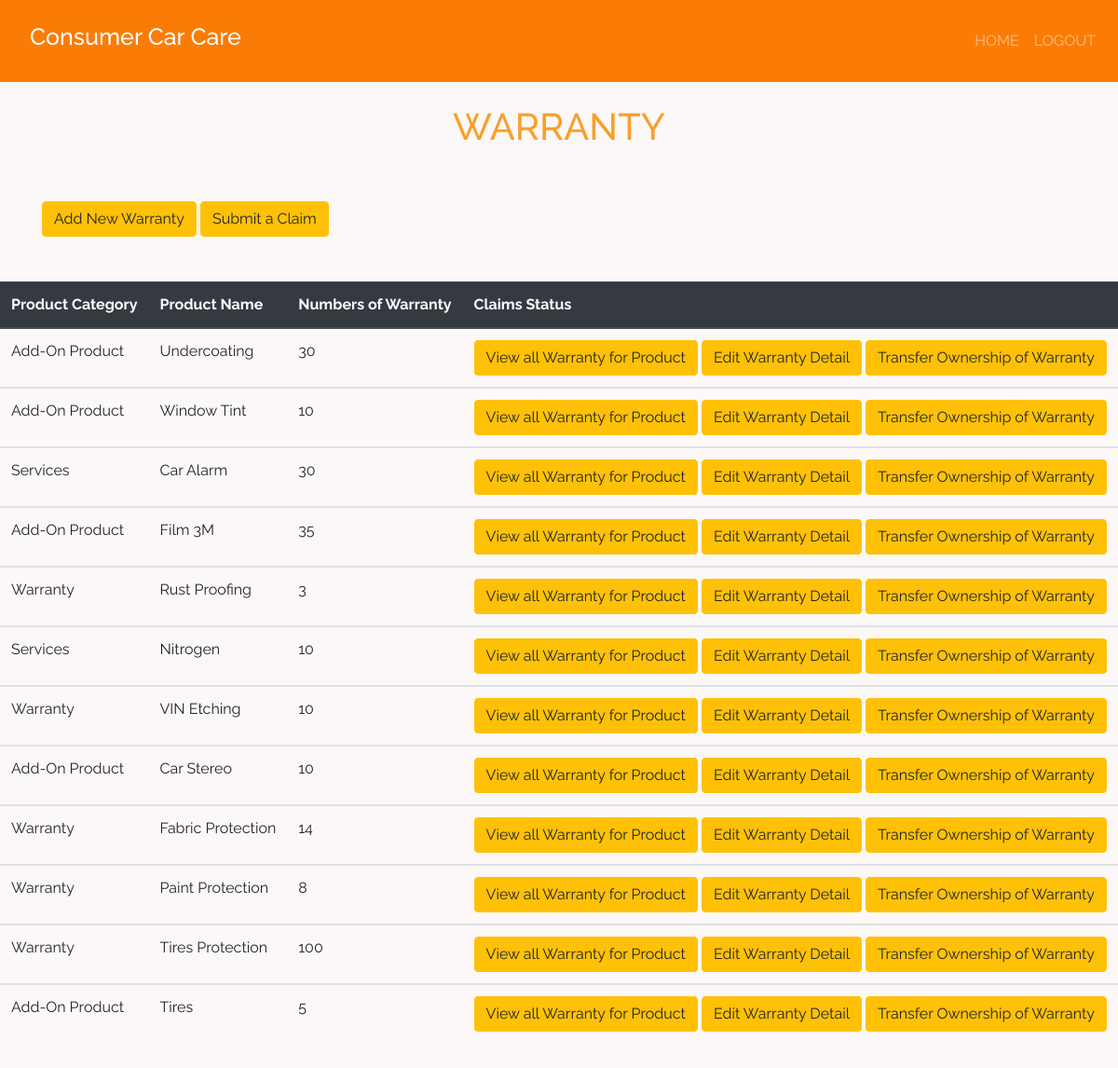
Page /warranty_homepage/ (signed in) on the committed database.
### product/models.py (models this page shows, shortened)
class Product(models.Model):
    category_name = models.ForeignKey(Category, on_delete = models.CASCADE,null = True, blank = True )
    item_name = models.CharField(max_length = 50, null = True, blank = True)
    total_quantity = models.IntegerField(default = 0, null = True, blank = True)
    issued_quantity = models.IntegerField(default = 0, null = True, blank = True)
    received_quantity = models.IntegerField(default = 0, null = True, blank = True)

class Category(models.Model):
    name = models.CharField(max_length = 50, null = True, blank = True)
    def __str__(self):
        return self.name

### product/views.py (the view)
# urls.py: path('warranty_homepage/', views.warranty_homepage, name='warranty_homepage'),
def warranty_homepage(request):
    products = Product.objects.all().order_by('id')
    return render(request, 'product/warranty_homepage.html', {
        'products': products})

### product/templates/product/warranty_homepage.html (shortened to what this page needs)
{% extends 'product/base.html'%}
{% block content%}
<br>
  <h1
    class= "text-center"
    class = "text-black text-center"
    style = "color: #f7900ada">
    WARRANTY
  </h1>
  <br><br>
  <div class = "container">
    <a href="{% url 'product:add_new_inventory'%}">
      <input
      type="submit"
      value="Add New Warranty"
      class="btn btn-secondary btn btn-warning"
      btn type="button"
      />
    <a href="{% url 'product:add_category'%}">
      <input
      type="submit"
      value="Submit a Claim"
      class="btn btn-secondary btn btn-warning"
      btn type="button"
      />
  </div>
  <br>
  <table class="table">
    <thead class="thead-dark">
      <tr>
        <th scope="col">Product Category</th>
        <th scope="col">Product Name</th>
        <th scope="col">Numbers of Warranty</th>
        <th scope = "col">Claims Status</th>
      </tr>
    </thead>
    {% for product in products%}
    <tbody>
      <tr>
        <td>{{product.category_name}}</td>
        <td>{{product.item_name}}</td>
        <td>{{product.total_quantity}}</td>
        <td>
          <a href="{% url 'product:issue_item' product.id %}" >
            <input
            type="submit"
            value="View all Warranty for Product"
            class="btn btn-secondary btn btn-warning"
            btn type="button"
            />
          </a>
          <a href="{% url 'product:add_to_inventory' product.id %}" >
            <input
            type= "submit"
            value="Edit Warranty Detail"
            class="btn btn-secondary btn btn-warning"
            type="button"
            />
          </a>
          <a href="{% url 'product:edit_inventory' product.id %}" >
            <input
            type="submit"
            value="Transfer Ownership of Warranty"
            class="btn btn-secondary btn btn-warning"
            btn type="button"
            />
          </a>
        </td>
      </tr>
    </tbody>
    {% endfor %}
  </table>
{% endblock%}

### product/static/css/main.css (style rules this page uses)
html, body { position: relative; overflow-x: hidden; width: 100%; height: 100vh; display: table; position: relative; background-position: center; background-attachment: scroll; -o-background-size: cover; -moz-background-size: cover; -webkit-background-size: cover; background-size: cover; background-repeat: no-repeat; }
body { background-color: hsl(0, 33%, 98%); font-family: 'raleway'; }

### rows in the picture
Product: category_name "Add-On Product", item_name "Undercoating", total_quantity "30"
Product: category_name "Add-On Product", item_name "Window Tint", total_quantity "10"
Product: category_name "Services", item_name "Car Alarm", total_quantity "30"
Product: category_name "Add-On Product", item_name "Film 3M", total_quantity "35"
Product: category_name "Warranty", item_name "Rust Proofing", total_quantity "3"
Product: category_name "Services", item_name "Nitrogen", total_quantity "10"
Product: category_name "Warranty", item_name "VIN Etching", total_quantity "10"
Product: category_name "Add-On Product", item_name "Car Stereo", total_quantity "10"
Product: category_name "Warranty", item_name "Fabric Protection", total_quantity "14"
Product: category_name "Warranty", item_name "Paint Protection", total_quantity "8"
Product: category_name "Warranty", item_name "Tires Protection", total_quantity "100"
Product: category_name "Add-On Product", item_name "Tires", total_quantity "5"
